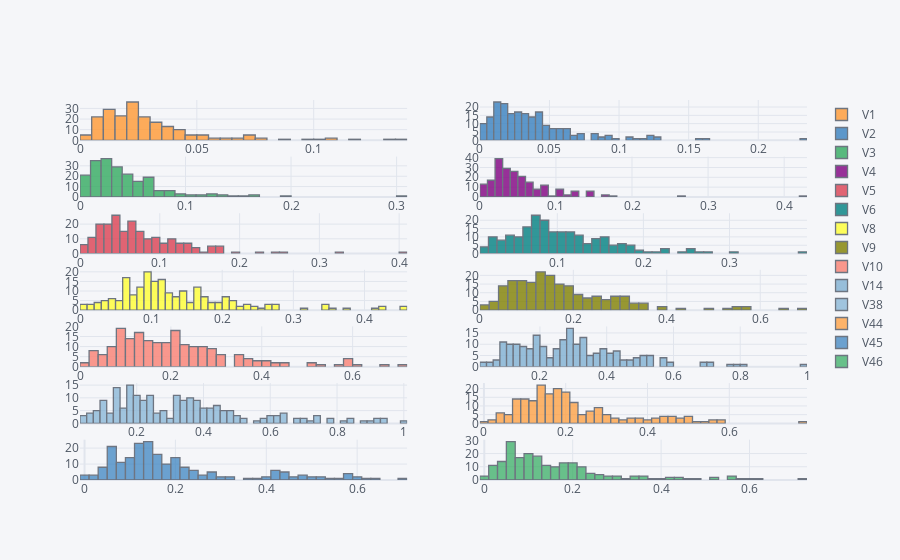

Notebook code for this chart:
### Markdown cell above
Tenemos 28 variables que cumplen con la condicion impuesta sobre el sesgo (menor que -1 o mayor que 1). Las representamos en 2 imagenes con plotly para ver su distribucion.

### Code cell
X[skewedColsList[0:14]].iplot(kind='histogram',subplots=True,bins=50)

### Figure 1 — Plotly figure (JSON) as saved in the notebook; plotly's stock layout.template omitted (floating-point values rounded to 4 significant figures; data arrays with more than 128 entries replaced by an {"elided": "..."} marker saying what was removed)
{"data": [{"histfunc": "count", "histnorm": "", "marker": {"color": "rgba(255, 153, 51, 1.0)", "line": {"color": "#4D5663", "width": 1.3}}, "name": "V1", "nbinsx": 50, "opacity": 0.8, "orientation": "v", "type": "histogram", "x": {"elided": "208 float values"}, "xaxis": "x", "yaxis": "y"}, {"histfunc": "count", "histnorm": "", "marker": {"color": "rgba(55, 128, 191, 1.0)", "line": {"color": "#4D5663", "width": 1.3}}, "name": "V2", "nbinsx": 50, "opacity": 0.8, "orientation": "v", "type": "histogram", "x": {"elided": "208 float values"}, "xaxis": "x2", "yaxis": "y2"}, {"histfunc": "count", "histnorm": "", "marker": {"color": "rgba(50, 171, 96, 1.0)", "line": {"color": "#4D5663", "width": 1.3}}, "name": "V3", "nbinsx": 50, "opacity": 0.8, "orientation": "v", "type": "histogram", "x": {"elided": "208 float values"}, "xaxis": "x3", "yaxis": "y3"}, {"histfunc": "count", "histnorm": "", "marker": {"color": "rgba(128, 0, 128, 1.0)", "line": {"color": "#4D5663", "width": 1.3}}, "name": "V4", "nbinsx": 50, "opacity": 0.8, "orientation": "v", "type": "histogram", "x": {"elided": "208 float values"}, "xaxis": "x4", "yaxis": "y4"}, {"histfunc": "count", "histnorm": "", "marker": {"color": "rgba(219, 64, 82, 1.0)", "line": {"color": "#4D5663", "width": 1.3}}, "name": "V5", "nbinsx": 50, "opacity": 0.8, "orientation": "v", "type": "histogram", "x": {"elided": "208 float values"}, "xaxis": "x5", "yaxis": "y5"}, {"histfunc": "count", "histnorm": "", "marker": {"color": "rgba(0, 128, 128, 1.0)", "line": {"color": "#4D5663", "width": 1.3}}, "name": "V6", "nbinsx": 50, "opacity": 0.8, "orientation": "v", "type": "histogram", "x": {"elided": "208 float values"}, "xaxis": "x6", "yaxis": "y6"}, {"histfunc": "count", "histnorm": "", "marker": {"color": "rgba(255, 255, 51, 1.0)", "line": {"color": "#4D5663", "width": 1.3}}, "name": "V8", "nbinsx": 50, "opacity": 0.8, "orientation": "v", "type": "histogram", "x": {"elided": "208 float values"}, "xaxis": "x7", "yaxis": "y7"}, {"histfunc": "count", "histnorm": "", "marker": {"color": "rgba(128, 128, 0, 1.0)", "line": {"color": "#4D5663", "width": 1.3}}, "name": "V9", "nbinsx": 50, "opacity": 0.8, "orientation": "v", "type": "histogram", "x": {"elided": "208 float values"}, "xaxis": "x8", "yaxis": "y8"}, {"histfunc": "count", "histnorm": "", "marker": {"color": "rgba(251, 128, 114, 1.0)", "line": {"color": "#4D5663", "width": 1.3}}, "name": "V10", "nbinsx": 50, "opacity": 0.8, "orientation": "v", "type": "histogram", "x": {"elided": "208 float values"}, "xaxis": "x9", "yaxis": "y9"}, {"histfunc": "count", "histnorm": "", "marker": {"color": "rgba(128, 177, 211, 1.0)", "line": {"color": "#4D5663", "width": 1.3}}, "name": "V14", "nbinsx": 50, "opacity": 0.8, "orientation": "v", "type": "histogram", "x": {"elided": "208 float values"}, "xaxis": "x10", "yaxis": "y10"}, {"histfunc": "count", "histnorm": "", "marker": {"color": "rgba(128, 177, 211, 0.8999999999999999)", "line": {"color": "#4D5663", "width": 1.3}}, "name": "V38", "nbinsx": 50, "opacity": 0.8, "orientation": "v", "type": "histogram", "x": {"elided": "208 float values"}, "xaxis": "x11", "yaxis": "y11"}, {"histfunc": "count", "histnorm": "", "marker": {"color": "rgba(255, 153, 51, 0.8999999999999999)", "line": {"color": "#4D5663", "width": 1.3}}, "name": "V44", "nbinsx": 50, "opacity": 0.8, "orientation": "v", "type": "histogram", "x": {"elided": "208 float values"}, "xaxis": "x12", "yaxis": "y12"}, {"histfunc": "count", "histnorm": "", "marker": {"color": "rgba(55, 128, 191, 0.8999999999999999)", "line": {"color": "#4D5663", "width": 1.3}}, "name": "V45", "nbinsx": 50, "opacity": 0.8, "orientation": "v", "type": "histogram", "x": {"elided": "208 float values"}, "xaxis": "x13", "yaxis": "y13"}, {"histfunc": "count", "histnorm": "", "marker": {"color": "rgba(50, 171, 96, 0.8999999999999999)", "line": {"color": "#4D5663", "width": 1.3}}, "name": "V46", "nbinsx": 50, "opacity": 0.8, "orientation": "v", "type": "histogram", "x": {"elided": "208 float values"}, "xaxis": "x14", "yaxis": "y14"}], "layout": {"barmode": "overlay", "legend": {"bgcolor": "#F5F6F9", "font": {"color": "#4D5663"}}, "paper_bgcolor": "#F5F6F9", "plot_bgcolor": "#F5F6F9", "title": {"font": {"color": "#4D5663"}}, "xaxis": {"anchor": "y", "domain": [0, 0.45], "gridcolor": "#E1E5ED", "showgrid": true, "tickfont": {"color": "#4D5663"}, "title": {"font": {"color": "#4D5663"}, "text": ""}, "zerolinecolor": "#E1E5ED"}, "xaxis10": {"anchor": "y10", "domain": [0.55, 1], "gridcolor": "#E1E5ED", "showgrid": true, "tickfont": {"color": "#4D5663"}, "title": {"font": {"color": "#4D5663"}, "text": ""}, "zerolinecolor": "#E1E5ED"}, "xaxis11": {"anchor": "y11", "domain": [0, 0.45], "gridcolor": "#E1E5ED", "showgrid": true, "tickfont": {"color": "#4D5663"}, "title": {"font": {"color": "#4D5663"}, "text": ""}, "zerolinecolor": "#E1E5ED"}, "xaxis12": {"anchor": "y12", "domain": [0.55, 1], "gridcolor": "#E1E5ED", "showgrid": true, "tickfont": {"color": "#4D5663"}, "title": {"font": {"color": "#4D5663"}, "text": ""}, "zerolinecolor": "#E1E5ED"}, "xaxis13": {"anchor": "y13", "domain": [0, 0.45], "gridcolor": "#E1E5ED", "showgrid": true, "tickfont": {"color": "#4D5663"}, "title": {"font": {"color": "#4D5663"}, "text": ""}, "zerolinecolor": "#E1E5ED"}, "xaxis14": {"anchor": "y14", "domain": [0.55, 1], "gridcolor": "#E1E5ED", "showgrid": true, "tickfont": {"color": "#4D5663"}, "title": {"font": {"color": "#4D5663"}, "text": ""}, "zerolinecolor": "#E1E5ED"}, "xaxis2": {"anchor": "y2", "domain": [0.55, 1], "gridcolor": "#E1E5ED", "showgrid": true, "tickfont": {"color": "#4D5663"}, "title": {"font": {"color": "#4D5663"}, "text": ""}, "zerolinecolor": "#E1E5ED"}, "xaxis3": {"anchor": "y3", "domain": [0, 0.45], "gridcolor": "#E1E5ED", "showgrid": true, "tickfont": {"color": "#4D5663"}, "title": {"font": {"color": "#4D5663"}, "text": ""}, "zerolinecolor": "#E1E5ED"}, "xaxis4": {"anchor": "y4", "domain": [0.55, 1], "gridcolor": "#E1E5ED", "showgrid": true, "tickfont": {"color": "#4D5663"}, "title": {"font": {"color": "#4D5663"}, "text": ""}, "zerolinecolor": "#E1E5ED"}, "xaxis5": {"anchor": "y5", "domain": [0, 0.45], "gridcolor": "#E1E5ED", "showgrid": true, "tickfont": {"color": "#4D5663"}, "title": {"font": {"color": "#4D5663"}, "text": ""}, "zerolinecolor": "#E1E5ED"}, "xaxis6": {"anchor": "y6", "domain": [0.55, 1], "gridcolor": "#E1E5ED", "showgrid": true, "tickfont": {"color": "#4D5663"}, "title": {"font": {"color": "#4D5663"}, "text": ""}, "zerolinecolor": "#E1E5ED"}, "xaxis7": {"anchor": "y7", "domain": [0, 0.45], "gridcolor": "#E1E5ED", "showgrid": true, "tickfont": {"color": "#4D5663"}, "title": {"font": {"color": "#4D5663"}, "text": ""}, "zerolinecolor": "#E1E5ED"}, "xaxis8": {"anchor": "y8", "domain": [0.55, 1], "gridcolor": "#E1E5ED", "showgrid": true, "tickfont": {"color": "#4D5663"}, "title": {"font": {"color": "#4D5663"}, "text": ""}, "zerolinecolor": "#E1E5ED"}, "xaxis9": {"anchor": "y9", "domain": [0, 0.45], "gridcolor": "#E1E5ED", "showgrid": true, "tickfont": {"color": "#4D5663"}, "title": {"font": {"color": "#4D5663"}, "text": ""}, "zerolinecolor": "#E1E5ED"}, "yaxis": {"anchor": "x", "domain": [0.8939, 1], "gridcolor": "#E1E5ED", "showgrid": true, "tickfont": {"color": "#4D5663"}, "title": {"font": {"color": "#4D5663"}, "text": ""}, "zerolinecolor": "#E1E5ED"}, "yaxis10": {"anchor": "x10", "domain": [0.298, 0.4041], "gridcolor": "#E1E5ED", "showgrid": true, "tickfont": {"color": "#4D5663"}, "title": {"font": {"color": "#4D5663"}, "text": ""}, "zerolinecolor": "#E1E5ED"}, "yaxis11": {"anchor": "x11", "domain": [0.149, 0.2551], "gridcolor": "#E1E5ED", "showgrid": true, "tickfont": {"color": "#4D5663"}, "title": {"font": {"color": "#4D5663"}, "text": ""}, "zerolinecolor": "#E1E5ED"}, "yaxis12": {"anchor": "x12", "domain": [0.149, 0.2551], "gridcolor": "#E1E5ED", "showgrid": true, "tickfont": {"color": "#4D5663"}, "title": {"font": {"color": "#4D5663"}, "text": ""}, "zerolinecolor": "#E1E5ED"}, "yaxis13": {"anchor": "x13", "domain": [0, 0.1061], "gridcolor": "#E1E5ED", "showgrid": true, "tickfont": {"color": "#4D5663"}, "title": {"font": {"color": "#4D5663"}, "text": ""}, "zerolinecolor": "#E1E5ED"}, "yaxis14": {"anchor": "x14", "domain": [0, 0.1061], "gridcolor": "#E1E5ED", "showgrid": true, "tickfont": {"color": "#4D5663"}, "title": {"font": {"color": "#4D5663"}, "text": ""}, "zerolinecolor": "#E1E5ED"}, "yaxis2": {"anchor": "x2", "domain": [0.8939, 1], "gridcolor": "#E1E5ED", "showgrid": true, "tickfont": {"color": "#4D5663"}, "title": {"font": {"color": "#4D5663"}, "text": ""}, "zerolinecolor": "#E1E5ED"}, "yaxis3": {"anchor": "x3", "domain": [0.7449, 0.851], "gridcolor": "#E1E5ED", "showgrid": true, "tickfont": {"color": "#4D5663"}, "title": {"font": {"color": "#4D5663"}, "text": ""}, "zerolinecolor": "#E1E5ED"}, "yaxis4": {"anchor": "x4", "domain": [0.7449, 0.851], "gridcolor": "#E1E5ED", "showgrid": true, "tickfont": {"color": "#4D5663"}, "title": {"font": {"color": "#4D5663"}, "text": ""}, "zerolinecolor": "#E1E5ED"}, "yaxis5": {"anchor": "x5", "domain": [0.5959, 0.702], "gridcolor": "#E1E5ED", "showgrid": true, "tickfont": {"color": "#4D5663"}, "title": {"font": {"color": "#4D5663"}, "text": ""}, "zerolinecolor": "#E1E5ED"}, "yaxis6": {"anchor": "x6", "domain": [0.5959, 0.702], "gridcolor": "#E1E5ED", "showgrid": true, "tickfont": {"color": "#4D5663"}, "title": {"font": {"color": "#4D5663"}, "text": ""}, "zerolinecolor": "#E1E5ED"}, "yaxis7": {"anchor": "x7", "domain": [0.4469, 0.5531], "gridcolor": "#E1E5ED", "showgrid": true, "tickfont": {"color": "#4D5663"}, "title": {"font": {"color": "#4D5663"}, "text": ""}, "zerolinecolor": "#E1E5ED"}, "yaxis8": {"anchor": "x8", "domain": [0.4469, 0.5531], "gridcolor": "#E1E5ED", "showgrid": true, "tickfont": {"color": "#4D5663"}, "title": {"font": {"color": "#4D5663"}, "text": ""}, "zerolinecolor": "#E1E5ED"}, "yaxis9": {"anchor": "x9", "domain": [0.298, 0.4041], "gridcolor": "#E1E5ED", "showgrid": true, "tickfont": {"color": "#4D5663"}, "title": {"font": {"color": "#4D5663"}, "text": ""}, "zerolinecolor": "#E1E5ED"}}}
